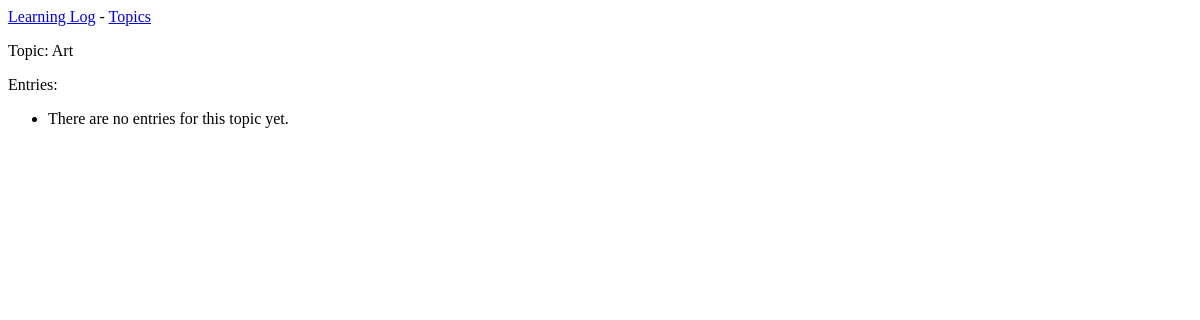
The page /topics/2/ on the database as committed earlier.
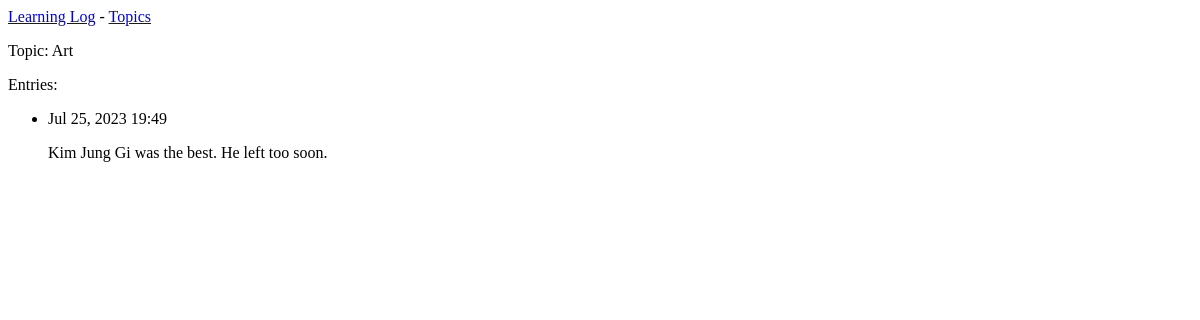
The same page on the database as committed later.
### learning_log_app/models.py (models this page shows, shortened)
class Entry(models.Model):
    topic = models.ForeignKey(Topic, on_delete=models.CASCADE)
    text = models.TextField()
    date_added = models.DateTimeField(auto_now_add=True)
    class Meta:
        verbose_name_plural = "entries"

### learning_log_app/views.py (the view)
# urls.py: path('topics/<int:topic_id>/', views.topic, name='topic'),
def topic(request, topic_id):
    topic = Topic.objects.get(id=topic_id)
    entries = topic.entry_set.order_by('-date_added')
    context = {'topic': topic, 'entries': entries}
    return render(request, 'learning_log_app/topic.html', context)

### learning_log_app/templates/learning_log_app/topic.html
{% extends 'learning_log_app/base.html' %}
{% block content %}
<p>Topic: {{ topic.text }}</p>
<p>Entries:</p>
<ul>
    {% for entry in entries %}
    <li>
        <p>{{ entry.date_added|date:'M d, Y H:i' }}</p>
        <p>{{ entry.text|linebreaks }}</p>
    </li>
    {% empty %}
    <li>There are no entries for this topic yet.</li>
    {% endfor %}
</ul>
{% endblock content %}

Rows that differ between the two databases and show on the page:
added Entry: date_added "Jul 25, 2023 19:49", text "Kim Jung Gi was the best. He left too soon."
Other text that changed with them:
text no longer shown: "There are no entries for this topic yet."
